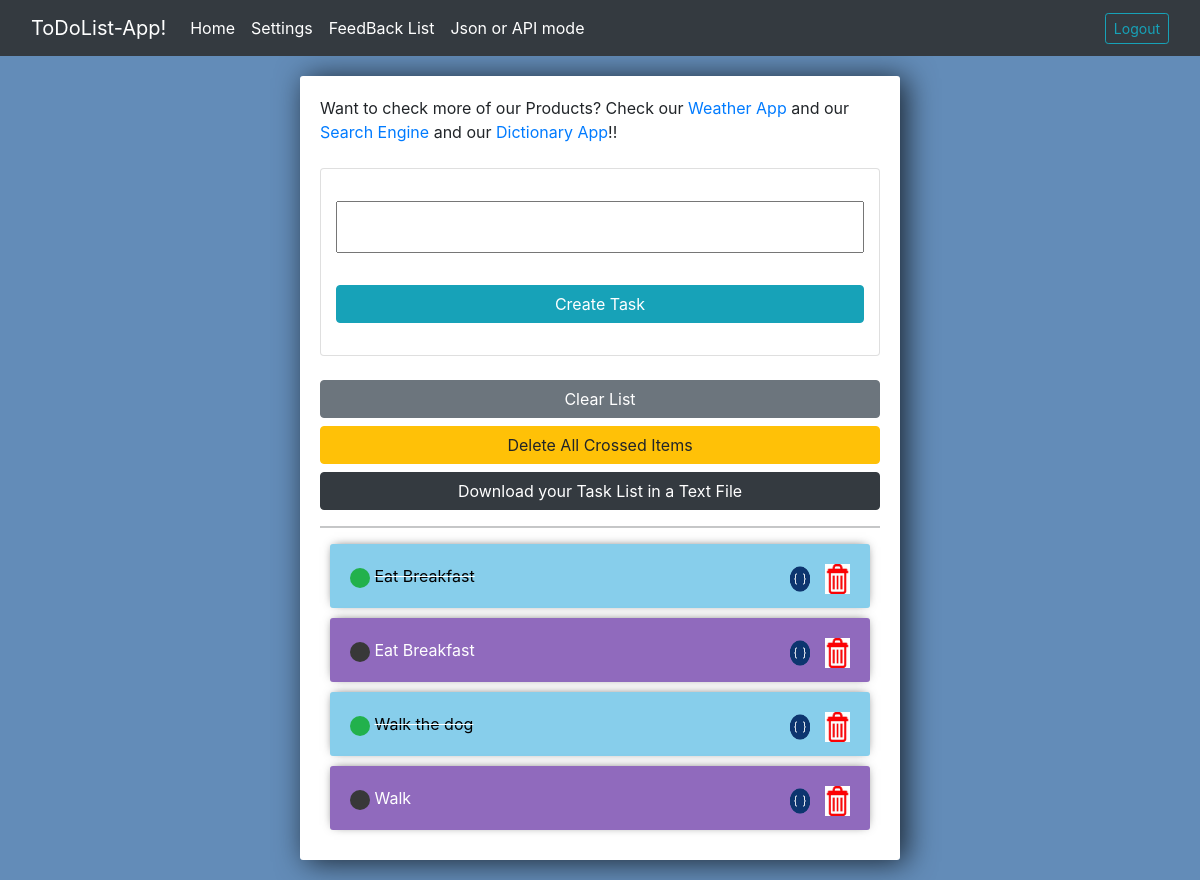
The app's page / (signed in), older data.
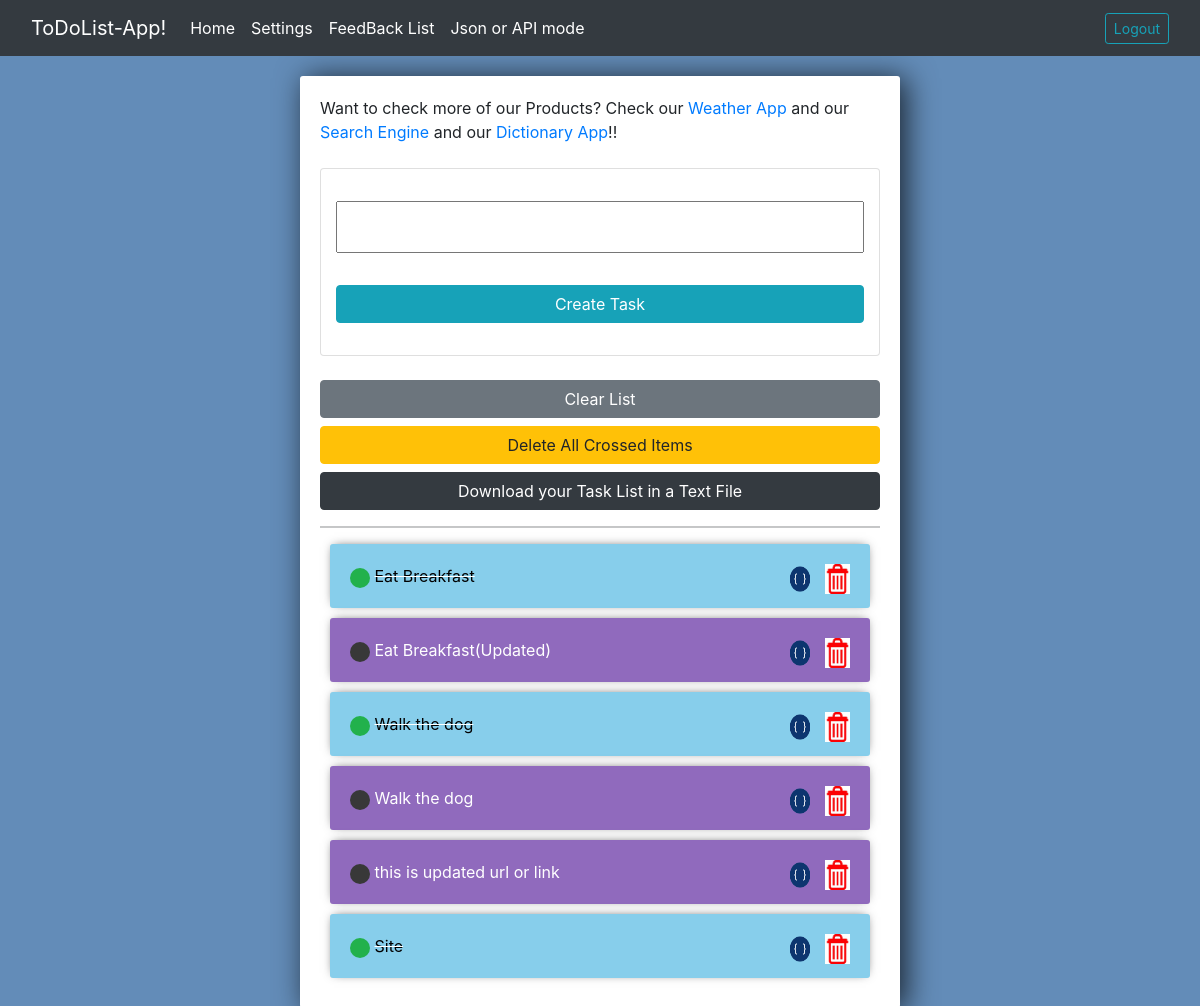
The same page, newer data.
### Task/models.py (models this page shows, shortened)
class TaskModel(models.Model):
	id = models.BigAutoField(primary_key=True)
	user = models.ForeignKey(User, on_delete=models.CASCADE)
	title = models.CharField(max_length=200)
	complete = models.BooleanField(default=False)

### Task/views.py (the view)
# urls.py: path('', views.TaskList, name='index'),
@login_required
def TaskList(request):
	object_list = TaskModel.objects.filter(user=request.user.id)
	form = TaskForm(request.POST or None)
	if request.method == 'POST':
		if form.is_valid():
			form.save()
		return redirect('index')
	return render(request, 'task/index.html', {'object_list': object_list, 'form': form})

### Task/forms.py
class TaskForm(forms.ModelForm):
	class Meta:
		model = TaskModel
		fields = ('user', 'title',)
		widgets = {
			'user': forms.TextInput(attrs={'value': '', 'id': 'userid', 'type': 'hidden'}),
			'title': forms.TextInput(attrs={})
		}
		labels = {
			'title': ''
		}

### Task/templates/task/index.html (shortened to what this page needs)
{% extends 'base.html' %}
{% load static %}
{% block content %}
<div class="center-column">
Want to check more of our Products? Check our <a href="https://opensourceweather.herokuapp.com"> Weather App</a> and our <a href="https://typeandenter.herokuapp.com">Search Engine</a> and our <a href="https://opensourcedictionary.herokuapp.com"> Dictionary App</a>!!
<br><br>
<form method="POST" action="">
	<div class="card">
		<br><div class="container">
	{{ form.as_p }}
	<input type="submit" value="Create Task" class="btn btn-info">
	</div><br>
</div><br>
	<div class="d-grid gap-2">
	<a href="{% url 'ClearList' %}" class="btn btn-secondary">Clear List</a>
	<a href="{% url 'delete_all_crossed_items' %}" class="btn btn-warning">Delete All Crossed Items</a>
	<a href="{% url 'generate_text_file' %}" class="btn btn-dark">Download your Task List in a Text File</a>
	</div>
</form>
<hr>
{% for item in object_list %}
{% if item.complete %}
	<div class="updated-item-row">
<a href="{% url 'uncross' item.id %}"><img src="{% static 'images/cross.ico' %}" class="rounded-circle" height="20" width="20"></a>
<a href="{% url 'delete' item.id %}"><img src="{% static 'images/original.ico' %}" class="float-end" height="30" width="25"></a>
<a href="{% url 'api-ind' item.id %}"><img src="{% static 'images/api.png' %}" class="float-end" height="30" width="50"></a>
<strike><font color="black">{{ item.title }}</font></strike>
</div>
{% else %}
<div class="item-row">
<a href="{% url 'cross' item.id %}"><img src="{% static '/images/uncheck.ico' %}" class="rounded-circle" height="20" width="20"></a>
<a href="{% url 'delete' item.id %}"><img src="{% static 'images/original.ico' %}" class="float-end" height="30" width="25"></a>
<a href="{% url 'api-ind' item.id %}"><img src="{% static 'images/api_dark.png' %}" class="float-end" height="30" width="50"></a>
{{ item.title }}
</div>
{% endif %}
{% endfor %}
{% endblock %}

### Task/templates/base.html (shortened to what this page needs)
{% load static %}
<!doctype html>
<html lang="en">
  <head>
    <link href="https://cdn.jsdelivr.net/npm/bootstrap@5.0.0-beta3/dist/css/bootstrap.min.css" rel="stylesheet">
  </head>
  {% include 'navbar.html' %}
  <body>
    <link rel="stylesheet" href="https://stackpath.bootstrapcdn.com/bootstrap/4.3.1/css/bootstrap.min.css">
     {% block content %}
     {% endblock %}
  </body>
</html>

### Task/templates/navbar.html (shortened to what this page needs)
<nav class="navbar navbar-expand-lg navbar-dark bg-dark">
  <div class="container-fluid">
    <a class="navbar-brand" href="">ToDoList-App!</a>
    <div class="collapse navbar-collapse" id="navbarSupportedContent">
      <ul class="navbar-nav me-auto mb-2 mb-lg-0">
        {% if user.is_authenticated %}
        <li class="nav-item">
          <a class="nav-link active" aria-current="page" href="{% url 'index' %}">Home</a>
        </li>
        <li class="nav-item">
          <a class="nav-link active" href="{% url 'change_user_credentials' request.user.id %}">Settings</a>
        </li>
        <li class="nav-item">
          <a class="nav-link active" aria-current="page" href="{% url 'create-index' %}">FeedBack List</a>
        </li>
        <li class="nav-item">
          <a class="nav-link active" aria-current="page" href="{% url 'api' %}">Json or API mode</a>
        </li>
      </ul>
        <a href="{% url 'logout' %}" class="btn btn-outline-info btn-sm">Logout</a>
    </div>
    {% else %}
    <li class="nav-item">
          <a class="nav-link active" aria-current="page" href="{% url 'create-index' %}">FeedBack List</a>
        </li>
    {% endif %}
  </div>
</nav>

### Task/templates/base.html (style rules this page uses)
body { background-color: #638CB8; }
input { width: 100%; padding: 12px 20px; margin: 8px 0; box-sizing: border-box; }
input::placeholder { color: #d3d3d3; }
.center-column { width:600px; margin: 20px auto; padding:20px; background-color: #fff; border-radius: 3px; box-shadow: 6px 2px 30px 0px rgba(0,0,0,0.75); }
.item-row { background-color: #906abd; margin: 10px; padding: 20px; border-radius: 3px; color: #fff; font-size: 16px; box-shadow: 0px -1px 10px -4px rgba(0,0,0,0.75); }
.updated-item-row { background-color: #87CEEB; margin: 10px; padding: 20px; border-radius: 3px; color: #fff; font-size: 16px; box-shadow: 0px -1px 10px -4px rgba(0,0,0,0.75); }

Row changes from the older to the newer data that the page shows:
removed TaskModel: complete False (drawn), title "Walk"
changed TaskModel: title "Eat Breakfast" → "Eat Breakfast(Updated)"
added TaskModel: complete False (drawn), title "Walk the dog"
added TaskModel: complete False (drawn), title "this is updated url or link"
added TaskModel: complete True (drawn), title "Site"
